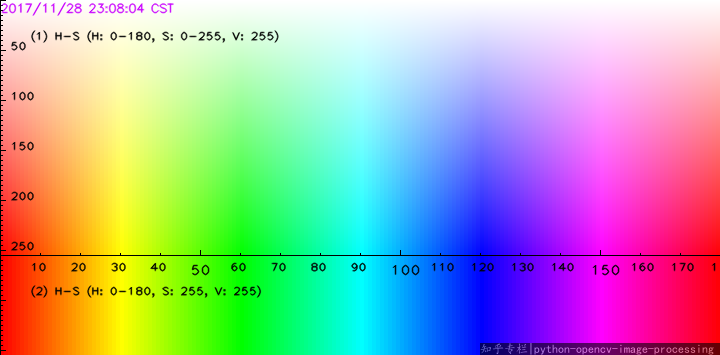
//> input picture ColourSpectrum.png, 720 x 355 px
$ ./demhist ColourSpectrum.png   (built with g++ and OpenCV 4)
//> lines starting //> are read from the running program, lines starting //| are printed output that depends on the picture; after the words box and inside, x2 and y2 are one past the last pixel; in counts of white or black regions, pixels touching at a corner belong together
#include "opencv2/core/utility.hpp"
#include "opencv2/imgproc.hpp"
#include "opencv2/imgcodecs.hpp"
#include "opencv2/highgui.hpp"

#include <iostream>

using namespace cv;
using namespace std;

int _brightness = 100;
int _contrast = 100;

Mat image;

/* brightness/contrast callback function */
static void updateBrightnessContrast( int /*arg*/, void* )
{
    int histSize = 64;
    int brightness = _brightness - 100;
    int contrast = _contrast - 100;

    /*
     * The algorithm is by Werner D. Streidt
     * (http://visca.com/ffactory/archives/5-99/msg00021.html)
     */
    double a, b;
    if( contrast > 0 )
    {
        double delta = 127.*contrast/100;
        a = 255./(255. - delta*2);
        b = a*(brightness - delta);
    }
    else
    {
        double delta = -128.*contrast/100;
        a = (256.-delta*2)/255.;
        b = a*brightness + delta;
    }

    Mat dst, hist;
    image.convertTo(dst, CV_8U, a, b);
    imshow("image", dst);

    calcHist(&dst, 1, 0, Mat(), hist, 1, &histSize, 0);
    Mat histImage = Mat::ones(200, 320, CV_8U)*255;

    normalize(hist, hist, 0, histImage.rows, NORM_MINMAX, CV_32F);

    histImage = Scalar::all(255);
    int binW = cvRound((double)histImage.cols/histSize);

    for( int i = 0; i < histSize; i++ )
        rectangle( histImage, Point(i*binW, histImage.rows),
                   Point((i+1)*binW, histImage.rows - cvRound(hist.at<float>(i))),
                   Scalar::all(0), -1, 8, 0 );
    imshow("histogram", histImage);
}
static void help()
{
    std::cout << "\nThis program demonstrates the use of calcHist() -- histogram creation.\n"
              << "Usage: \n" << "demhist [image_name -- Defaults to baboon.jpg]" << std::endl;
}

const char* keys =
{
    "{help h||}{@image|baboon.jpg|input image file}"
};

int main( int argc, const char** argv )
{
    CommandLineParser parser(argc, argv, keys);
    if (parser.has("help"))
    {
        help();
        return 0;
    }
    string inputImage = parser.get<string>(0);

    // Load the source image. HighGUI use.
    image = imread(samples::findFile(inputImage), IMREAD_GRAYSCALE);
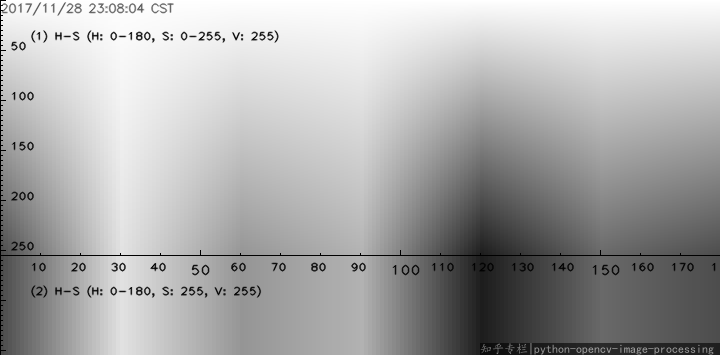
//> image: 355 rows x 720 cols, CV_8UC1; min 0, max 255, mean 170.2
    if(image.empty())
    {
        std::cerr << "Cannot read image file: " << inputImage << std::endl;
        return -1;
    }

    namedWindow("image", 0);
    namedWindow("histogram", 0);

    createTrackbar("brightness", "image", &_brightness, 200, updateBrightnessContrast);
    createTrackbar("contrast", "image", &_contrast, 200, updateBrightnessContrast);

    updateBrightnessContrast(0, 0);
//> in updateBrightnessContrast, `calcHist(&dst, 1, 0, Mat(), hist, 1, &histSize, 0);`: hist = 64 values, max 7795 at index 56, min 87 at index 1, mean 3993.8
//> in updateBrightnessContrast, `normalize(hist, hist, 0, histImage.rows, NORM_MINMAX, CV_32F);`: hist = 64 values, max 200 at index 56, min 0 at index 1, mean 101.4
//> after the loop in updateBrightnessContrast, `for( int i = 0; i < histSize; i++ )`:
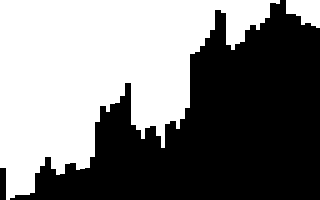
//> histImage: 200 rows x 320 cols, CV_8UC1; 49% white; 2 white regions, box (x1, y1, x2, y2) and area: (0, 0, 280, 200) 30630, (286, 0, 320, 28) 700
    waitKey();

    return 0;
}
